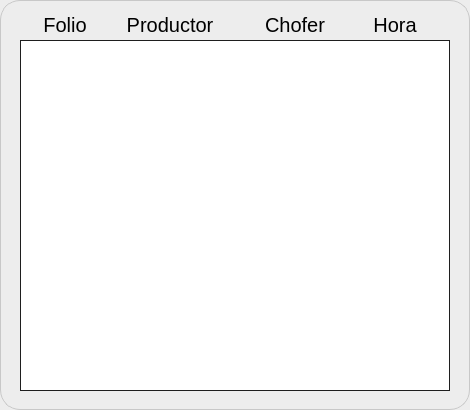
     <widget class="QFrame" name="frame_14">
      <property name="geometry">
       <rect>
        <x>670</x>
        <y>530</y>
        <width>470</width>
        <height>410</height>
       </rect>
      </property>
      <property name="styleSheet">
       <string notr="true">font: 20pt &quot;Bahnschrift&quot;;
border-width:1px;
border-color:rgb(200, 200, 200);
background:rgb(237, 237, 237);
border-style:solid;
border-radius:20px;</string>
      </property>
      <property name="frameShape">
       <enum>QFrame::StyledPanel</enum>
      </property>
      <property name="frameShadow">
       <enum>QFrame::Raised</enum>
      </property>
      <widget class="QTableWidget" name="Tabla_Folios">
       <property name="geometry">
        <rect>
         <x>20</x>
         <y>40</y>
         <width>430</width>
         <height>351</height>
        </rect>
       </property>
       <property name="whatsThis">
        <string>Boletas ingresadas</string>
       </property>
       <property name="styleSheet">
        <string notr="true">font:16px &quot;Bahnschrift&quot;;
border-width:1px;
border-color:rgb(30,30,30);
border-style:solid;
border-radius:0px;
background:white;</string>
       </property>
       <attribute name="verticalHeaderVisible">
        <bool>false</bool>
       </attribute>
      </widget>
      <widget class="QLabel" name="label">
       <property name="geometry">
        <rect>
         <x>30</x>
         <y>9</y>
         <width>70</width>
         <height>31</height>
        </rect>
       </property>
       <property name="styleSheet">
        <string notr="true">font:20px;
border-radius:0px;
background:transparent;
border-color: rgb(237, 237, 237);
border-width:0px;</string>
       </property>
       <property name="text">
        <string>Folio</string>
       </property>
       <property name="alignment">
        <set>Qt::AlignCenter</set>
       </property>
      </widget>
      <widget class="QLabel" name="label_2">
       <property name="geometry">
        <rect>
         <x>110</x>
         <y>9</y>
         <width>120</width>
         <height>31</height>
        </rect>
       </property>
       <property name="styleSheet">
        <string notr="true">font:20px;
border-radius:0px;
background:transparent;
border-color: rgb(237, 237, 237);
border-width:0px;</string>
       </property>
       <property name="text">
        <string>Productor</string>
       </property>
       <property name="alignment">
        <set>Qt::AlignCenter</set>
       </property>
      </widget>
      <widget class="QLabel" name="label_3">
       <property name="geometry">
        <rect>
         <x>250</x>
         <y>9</y>
         <width>90</width>
         <height>31</height>
        </rect>
       </property>
       <property name="styleSheet">
        <string notr="true">font:20px;
border-radius:0px;
background:transparent;
border-color: rgb(237, 237, 237);
border-width:0px;</string>
       </property>
       <property name="text">
        <string>Chofer</string>
       </property>
       <property name="alignment">
        <set>Qt::AlignCenter</set>
       </property>
      </widget>
      <widget class="QLabel" name="label_4">
       <property name="geometry">
        <rect>
         <x>360</x>
         <y>9</y>
         <width>70</width>
         <height>31</height>
        </rect>
       </property>
       <property name="styleSheet">
        <string notr="true">font:20px;
border-radius:0px;
background:transparent;
border-color: rgb(237, 237, 237);
border-width:0px;</string>
       </property>
       <property name="text">
        <string>Hora</string>
       </property>
       <property name="alignment">
        <set>Qt::AlignCenter</set>
       </property>
      </widget>
     </widget>
